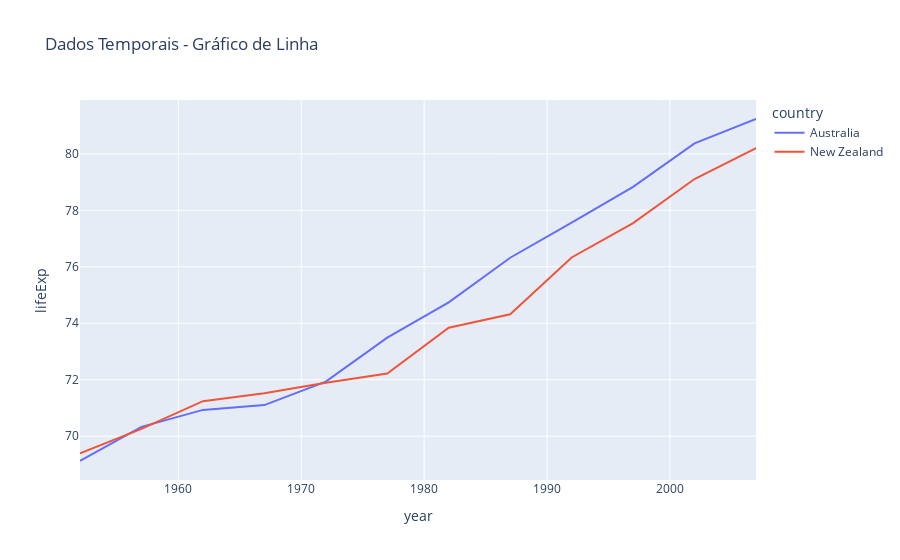

The notebook cell this image was saved under:
### Code cell
fig = px.line(
    df,
    x="year",
    y="lifeExp",
    color="country",
    title="Dados Temporais - Gráfico de Linha",
)

fig.show()

### Figure 1 — Plotly figure (JSON) as saved in the notebook; plotly's stock layout.template omitted (floating-point values rounded to 4 significant figures)
{"data": [{"hovertemplate": "country=Australia<br>year=%{x}<br>lifeExp=%{y}<extra></extra>", "legendgroup": "Australia", "line": {"color": "#636efa", "dash": "solid"}, "marker": {"symbol": "circle"}, "mode": "lines", "name": "Australia", "orientation": "v", "showlegend": true, "type": "scatter", "x": [1952, 1957, 1962, 1967, 1972, 1977, 1982, 1987, 1992, 1997, 2002, 2007], "xaxis": "x", "y": [69.12, 70.33, 70.93, 71.1, 71.93, 73.49, 74.74, 76.32, 77.56, 78.83, 80.37, 81.23], "yaxis": "y"}, {"hovertemplate": "country=New Zealand<br>year=%{x}<br>lifeExp=%{y}<extra></extra>", "legendgroup": "New Zealand", "line": {"color": "#EF553B", "dash": "solid"}, "marker": {"symbol": "circle"}, "mode": "lines", "name": "New Zealand", "orientation": "v", "showlegend": true, "type": "scatter", "x": [1952, 1957, 1962, 1967, 1972, 1977, 1982, 1987, 1992, 1997, 2002, 2007], "xaxis": "x", "y": [69.39, 70.26, 71.24, 71.52, 71.89, 72.22, 73.84, 74.32, 76.33, 77.55, 79.11, 80.2], "yaxis": "y"}], "layout": {"legend": {"title": {"text": "country"}, "tracegroupgap": 0}, "title": {"text": "Dados Temporais - Gráfico de Linha"}, "xaxis": {"anchor": "y", "domain": [0, 1], "title": {"text": "year"}}, "yaxis": {"anchor": "x", "domain": [0, 1], "title": {"text": "lifeExp"}}}}
